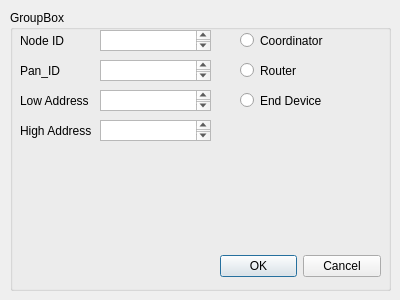
<?xml version="1.0" encoding="UTF-8"?>
<ui version="4.0">
 <class>NewNode</class>
 <widget class="QDialog" name="NewNode">
  <property name="geometry">
   <rect>
    <x>0</x>
    <y>0</y>
    <width>400</width>
    <height>300</height>
   </rect>
  </property>
  <property name="windowTitle">
   <string>Dialog</string>
  </property>
  <widget class="QGroupBox" name="groupBox">
   <property name="geometry">
    <rect>
     <x>10</x>
     <y>10</y>
     <width>381</width>
     <height>281</height>
    </rect>
   </property>
   <property name="title">
    <string>GroupBox</string>
   </property>
   <widget class="QTextEdit" name="txtNodeID">
    <property name="geometry">
     <rect>
      <x>90</x>
      <y>20</y>
      <width>111</width>
      <height>21</height>
     </rect>
    </property>
   </widget>
   <widget class="QDialogButtonBox" name="buttonBox">
    <property name="geometry">
     <rect>
      <x>210</x>
      <y>240</y>
      <width>161</width>
      <height>32</height>
     </rect>
    </property>
    <property name="orientation">
     <enum>Qt::Horizontal</enum>
    </property>
    <property name="standardButtons">
     <set>QDialogButtonBox::Cancel|QDialogButtonBox::Ok</set>
    </property>
   </widget>
   <widget class="QLabel" name="label">
    <property name="geometry">
     <rect>
      <x>10</x>
      <y>20</y>
      <width>51</width>
      <height>21</height>
     </rect>
    </property>
    <property name="text">
     <string>Node ID</string>
    </property>
   </widget>
   <widget class="QLabel" name="label_2">
    <property name="geometry">
     <rect>
      <x>10</x>
      <y>50</y>
      <width>51</width>
      <height>21</height>
     </rect>
    </property>
    <property name="text">
     <string>Pan_ID</string>
    </property>
   </widget>
   <widget class="QTextEdit" name="txtPanID">
    <property name="geometry">
     <rect>
      <x>90</x>
      <y>50</y>
      <width>111</width>
      <height>21</height>
     </rect>
    </property>
   </widget>
   <widget class="QTextEdit" name="txtLowAdd">
    <property name="geometry">
     <rect>
      <x>90</x>
      <y>80</y>
      <width>111</width>
      <height>21</height>
     </rect>
    </property>
   </widget>
   <widget class="QLabel" name="label_3">
    <property name="geometry">
     <rect>
      <x>10</x>
      <y>80</y>
      <width>71</width>
      <height>21</height>
     </rect>
    </property>
    <property name="text">
     <string>Low Address</string>
    </property>
   </widget>
   <widget class="QLabel" name="label_4">
    <property name="geometry">
     <rect>
      <x>10</x>
      <y>110</y>
      <width>71</width>
      <height>21</height>
     </rect>
    </property>
    <property name="text">
     <string>High Address</string>
    </property>
   </widget>
   <widget class="QTextEdit" name="txtHighAdd">
    <property name="geometry">
     <rect>
      <x>90</x>
      <y>110</y>
      <width>111</width>
      <height>21</height>
     </rect>
    </property>
   </widget>
   <widget class="QRadioButton" name="rbCood">
    <property name="geometry">
     <rect>
      <x>230</x>
      <y>20</y>
      <width>91</width>
      <height>21</height>
     </rect>
    </property>
    <property name="text">
     <string>Coordinator</string>
    </property>
   </widget>
   <widget class="QRadioButton" name="rbRouter">
    <property name="geometry">
     <rect>
      <x>230</x>
      <y>50</y>
      <width>91</width>
      <height>21</height>
     </rect>
    </property>
    <property name="text">
     <string>Router</string>
    </property>
   </widget>
   <widget class="QRadioButton" name="rbEnd">
    <property name="geometry">
     <rect>
      <x>230</x>
      <y>80</y>
      <width>91</width>
      <height>21</height>
     </rect>
    </property>
    <property name="text">
     <string>End Device</string>
    </property>
   </widget>
  </widget>
 </widget>
 <resources/>
 <connections>
  <connection>
   <sender>buttonBox</sender>
   <signal>accepted()</signal>
   <receiver>NewNode</receiver>
   <slot>accept()</slot>
   <hints>
    <hint type="sourcelabel">
     <x>248</x>
     <y>254</y>
    </hint>
    <hint type="destinationlabel">
     <x>157</x>
     <y>274</y>
    </hint>
   </hints>
  </connection>
  <connection>
   <sender>buttonBox</sender>
   <signal>rejected()</signal>
   <receiver>NewNode</receiver>
   <slot>reject()</slot>
   <hints>
    <hint type="sourcelabel">
     <x>316</x>
     <y>260</y>
    </hint>
    <hint type="destinationlabel">
     <x>286</x>
     <y>274</y>
    </hint>
   </hints>
  </connection>
 </connections>
</ui>
